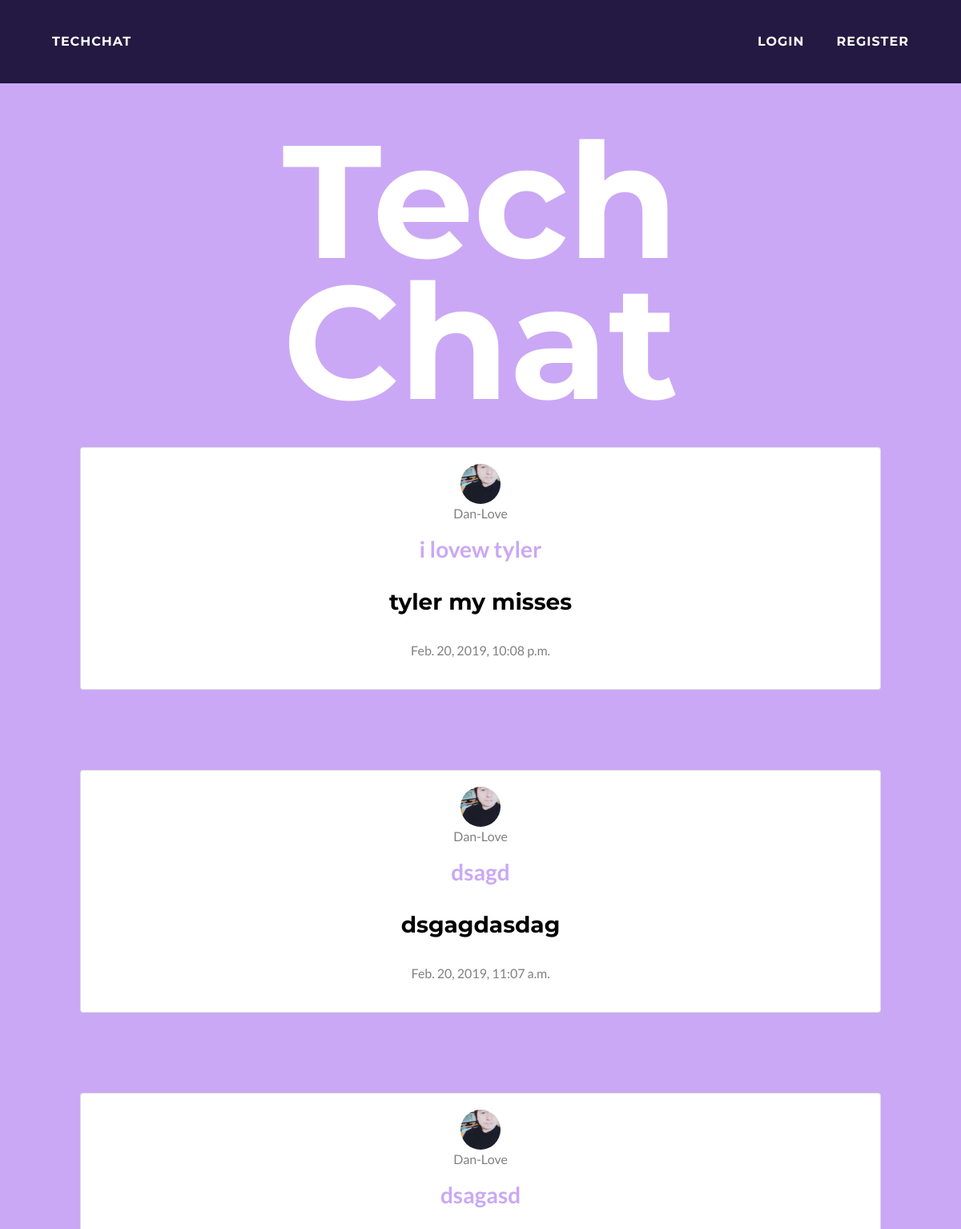
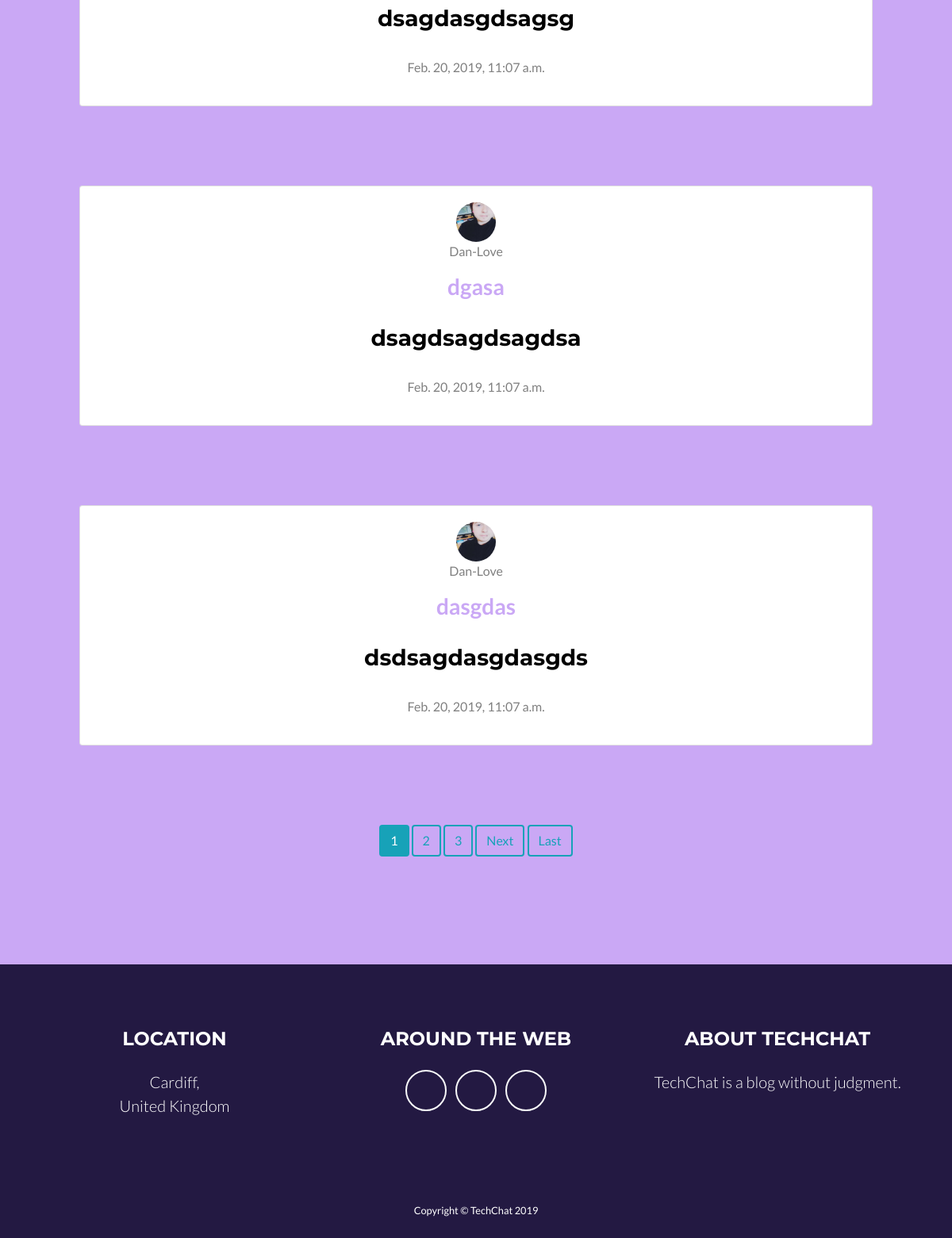
The page /feed on the database as committed earlier (2 pictures, top to bottom).
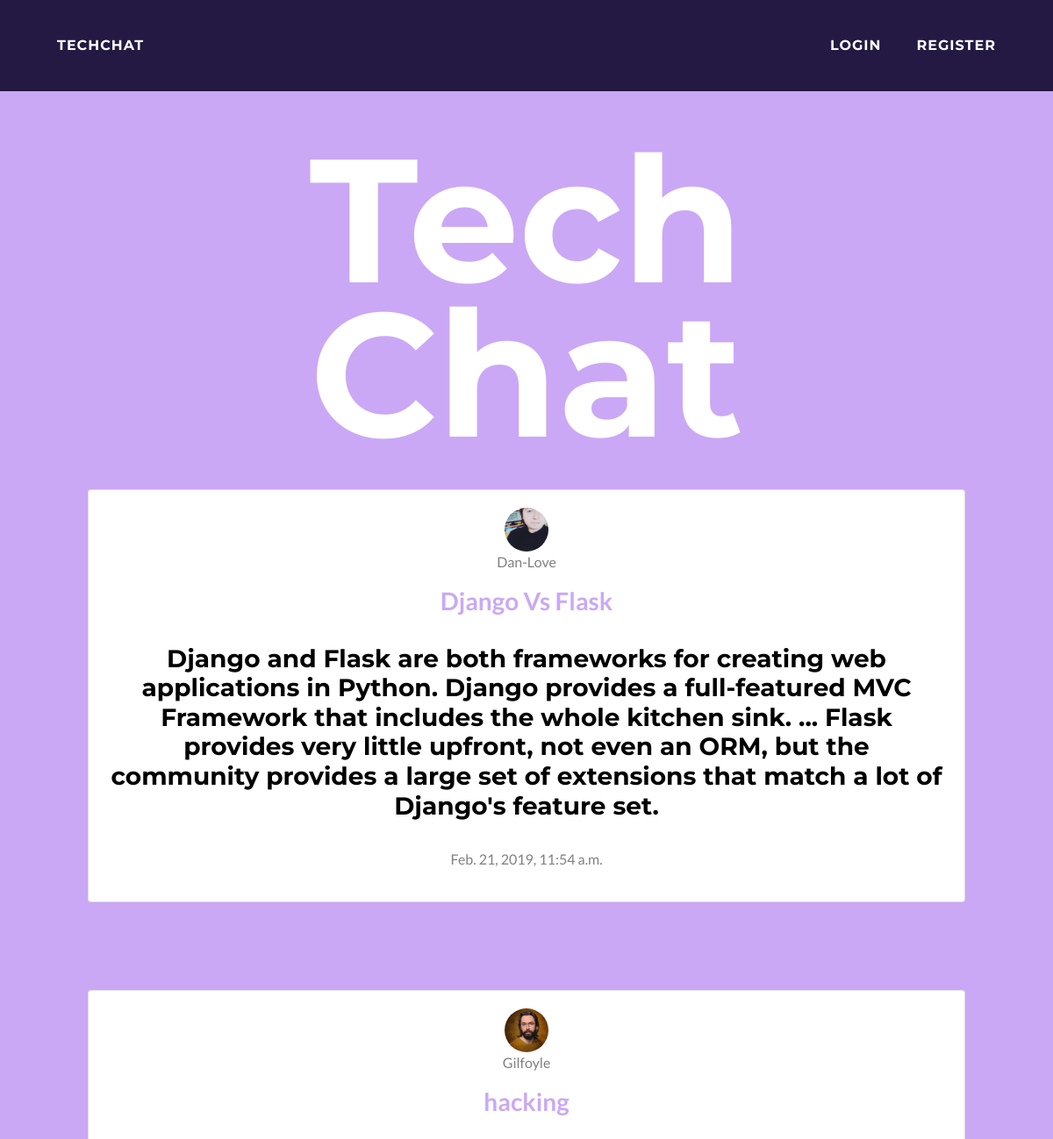
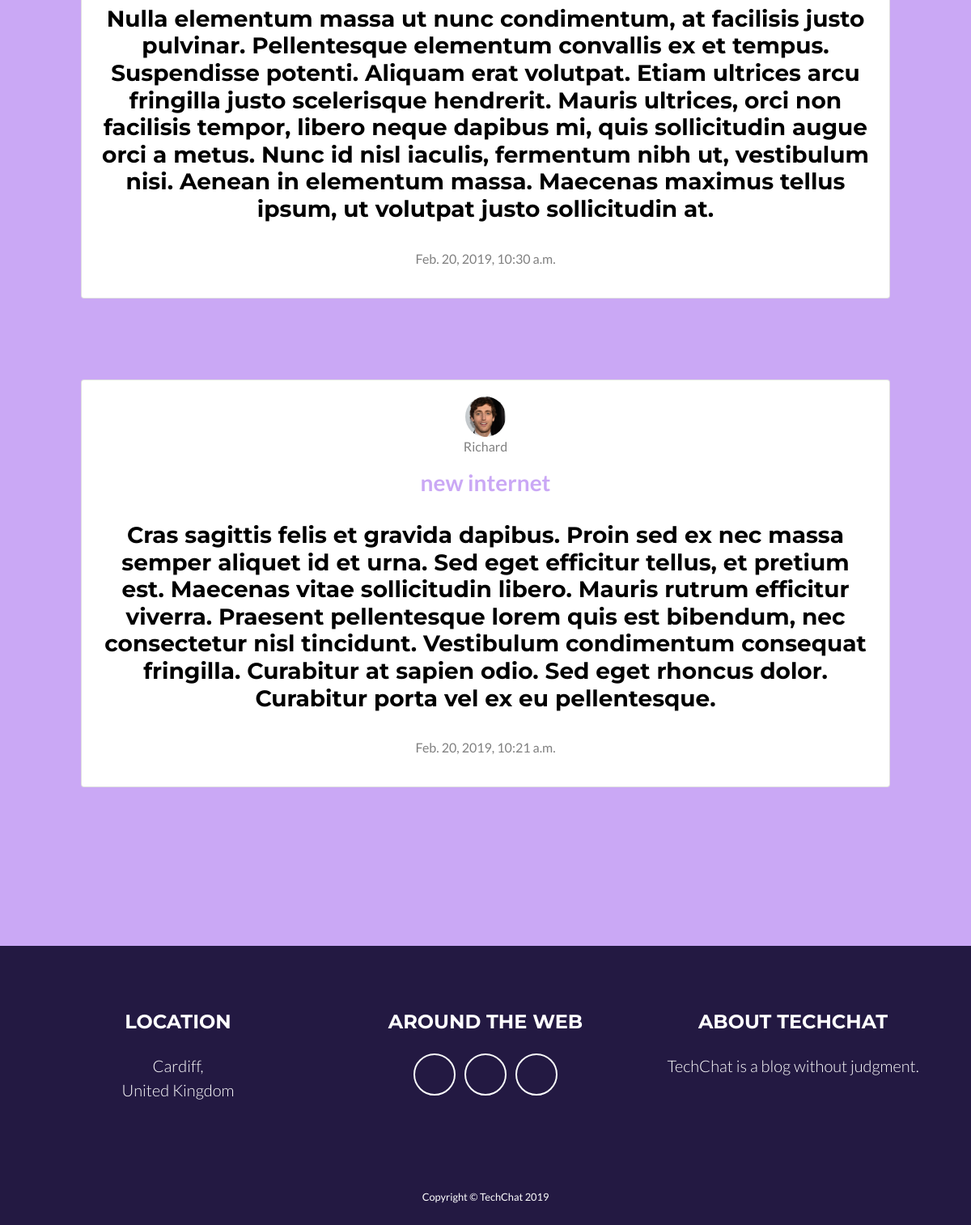
The same page on the database as committed later (2 pictures, top to bottom).
### main/models.py (models this page shows, shortened)
class Post(models.Model):
    title = models.CharField(max_length=100, default='')
    content = models.TextField(default='')
    date_posted = models.DateTimeField(default=timezone.now)
    author = models.ForeignKey(User, on_delete=models.CASCADE)

### users/models.py (models this page shows, shortened)
class Profile(models.Model):
    user = models.OneToOneField(User, on_delete=models.CASCADE)
    image = models.ImageField(default='default.png', upload_to='profile_pics')
    bio = models.TextField(default='About...')

### main/views.py (the view)
# urls.py: path('feed', PostListView.as_view(), name="feed"),
class PostListView(ListView):
    model = Post
    template_name = 'main/index.html'
    context_object_name = 'posts'
    ordering = ['-date_posted']
    paginate_by = 5

### main/templates/main/index.html (shortened to what this page needs)
{% extends 'main/base.html' %}
{% block content %}
  <h1 style="font-size: 200px; text-align: center;">Tech</h1> <br>
    <h1 style="font-size: 200px; text-align: center; margin:80px">Chat</h1>
    <p style="text-align:center;">
    {% for x in posts %}
    <div class="card" style="width: auto; margin: 100px">
    <div class="card-body">
      <img style="height: 50px; width: 50px" class="rounded-circle article-img" src="{{ x.author.profile.image.url }}">
      <a href="{% url 'user-posts' x.author.username %}"><p style="color:grey;"> {{ x.author }} </p></a>
      <h2 style="color:black;"><a href="{% url 'post-detail' x.id %}"> {{ x.title }}</a></h2><br> <h3 style="color:black;"> {{ x.content }}</h3>
      <br><p style="color:grey;"> {{ x.date_posted }} </p> </div>
    </div>
    {% endfor %}
  {% if is_paginated %}
     {% for num in page_obj.paginator.page_range %}
        {% if page_obj.number == num %}
          <a class="btn btn-info mb-4" href="?page={{ num }}">{{ num }}</a>
        {% elif num > page_obj.number|add:'-3' and num < page_obj.number|add:'+3' %}
<a class="btn btn-outline-info mb-4" href="?page={{ num }}">{{ num }}</a>
{% endif %}
      {% endfor %}
{% if page_obj.has_next %}
        <a class="btn btn-outline-info mb-4" href="?page={{ page_obj.next_page_number }}">Next</a>
        <a class="btn btn-outline-info mb-4" href="?page={{ page_obj.paginator.num_pages }}">Last</a>
     {% endif %}
  {% endif %}
    </p>
{% endblock content %}

Rows that differ between the two databases and show on the page:
removed Post: author.profile.image (picture), author "Dan-Love", title "i lovew tyler", content "tyler my misses", date_posted "Feb. 20, 2019, 10:08 p.m."
removed Post: author.profile.image (picture), author "Dan-Love", title "dsagd", content "dsgagdasdag", date_posted "Feb. 20, 2019, 11:07 a.m."
removed Post: author.profile.image (picture), author "Dan-Love", title "dsagasd", content "dsagdasgdsagsg", date_posted "Feb. 20, 2019, 11:07 a.m."
removed Post: author.profile.image (picture), author "Dan-Love", title "dgasa", content "dsagdsagdsagdsa", date_posted "Feb. 20, 2019, 11:07 a.m."
removed Post: author.profile.image (picture), author "Dan-Love", title "dasgdas", content "dsdsagdasgdasgds", date_posted "Feb. 20, 2019, 11:07 a.m."
added Post: author.profile.image (picture), author "Dan-Love", title "Django Vs Flask", content "Django and Flask are both frameworks for creating web applications in Python. Django provides a full-featured MVC Framework that includes the whole kitchen sink. ... Flask provides very little upfront, not even an ORM, but the community provides a large set of extensions that match a lot of Django's feature set.", date_posted "Feb. 21, 2019, 11:54 a.m."
now on this page (row unchanged): Post: author.profile.image (picture), author "Gilfoyle", title "hacking", content "Nulla elementum massa ut nunc condimentum, at facilisis justo pulvinar. Pellentesque elementum convallis ex et tempus. Suspendisse potenti. Aliquam erat volutpat. Etiam ultrices arcu fringilla justo scelerisque hendrerit. Mauris ultrices, orci non facilisis tempor, libero neque dapibus mi, quis sollicitudin augue orci a metus. Nunc id nisl iaculis, fermentum nibh ut, vestibulum nisi. Aenean in elementum massa. Maecenas maximus tellus ipsum, ut volutpat justo sollicitudin at.", date_posted "Feb. 20, 2019, 10:30 a.m."
now on this page (row unchanged): Post: author.profile.image (picture), author "Richard", title "new internet", content "Cras sagittis felis et gravida dapibus. Proin sed ex nec massa semper aliquet id et urna. Sed eget efficitur tellus, et pretium est. Maecenas vitae sollicitudin libero. Mauris rutrum efficitur viverra. Praesent pellentesque lorem quis est bibendum, nec consectetur nisl tincidunt. Vestibulum condimentum consequat fringilla. Curabitur at sapien odio. Sed eget rhoncus dolor. Curabitur porta vel ex eu pellentesque.", date_posted "Feb. 20, 2019, 10:21 a.m."
Other text that changed with them:
list line gone: "1"
list line gone: "2"
list line gone: "3"
text no longer shown: "Next Last"
